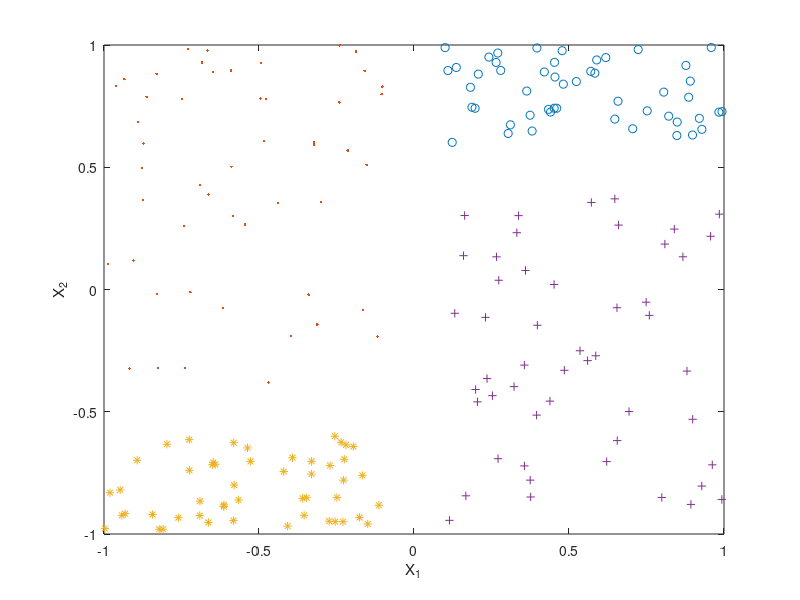

This figure's MATLAB source: (Note: this script raises an error after producing the figure.)
% Example 13.11
% Computational Statistics Handbook with MATLAB, 2nd Edition
% Wendy L. and Angel R. Martinez

close all
% Generate bivariate data.
X(1:50,1)=unifrnd(0.1,1,50,1);
X(1:50,2)=unifrnd(0.6,1,50,1);
y(1:50) = 2;
X(51:100,1)=unifrnd(-1,-.1,50,1);
X(51:100,2)=unifrnd(-0.4,1,50,1);
y(51:100)=3;
X(101:150,1)=unifrnd(-1,-.1,50,1);
X(101:150,2)=unifrnd(-1,-0.6,50,1);
y(101:150)=10;
X(151:200,1)=unifrnd(0.1,1,50,1);
X(151:200,2)=unifrnd(-1,0.4,50,1);
y(151:200)=-10;

% Do the plot.
plot(X(1:50,1),X(1:50,2),'o')
hold on
plot(X(51:100,1),X(51:100,2),'.')
plot(X(101:150,1),X(101:150,2),'*')
plot(X(151:200,1),X(151:200,2),'+')
xlabel('X_1'),ylabel('X_2')


% Use the MATLAB Statistics Toolbox functions to
% fit a regression tree. This functionality is
% now obsolete with Version 6. It is still supported
% for backwards compatability.
tree = treefit(X,y(:),'method','regression')
treedisp(tree)

% Here is the decision tree that appears in the 
% command window.
% 1  if x1<-0.0107576 then node 2 else node 3
% 2  if x2<-0.498968 then node 4 else node 5
% 3  if x2<0.464465 then node 6 else node 7
% 4  fit = 10
% 5  fit = 3
% 6  fit = -10
% 7  fit = 2

% Plot the decision region on the scatterplot
figure(1)
plot([-0.0107576 -0.0107576], [-1 1])
plot([-1 -0.0107576], [-0.498968 -0.498968])
plot([-0.0107576, 1], [0.464465 0.464465])


